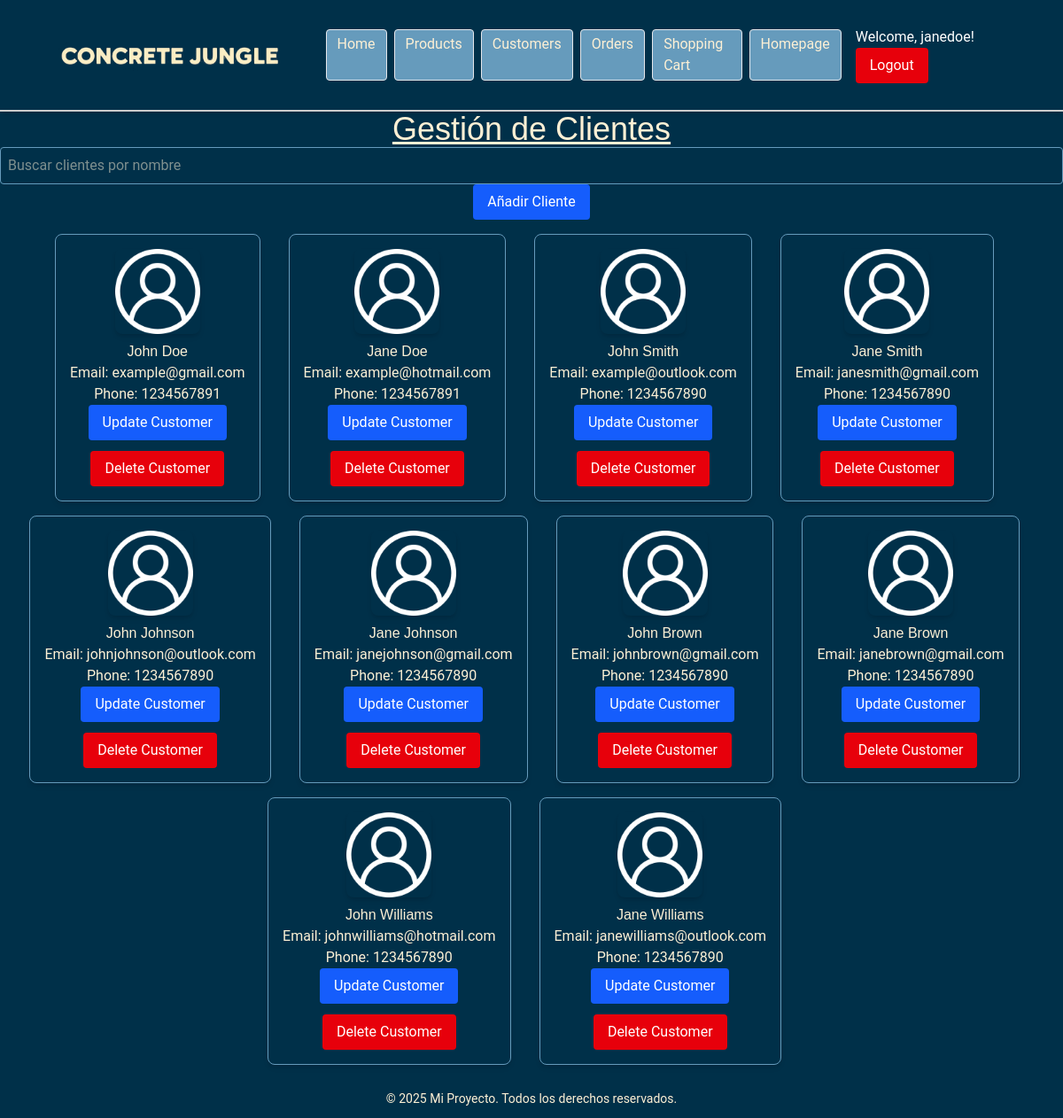
/backend/views/customers.php (signed in), run on an earlier commit of the app's database.
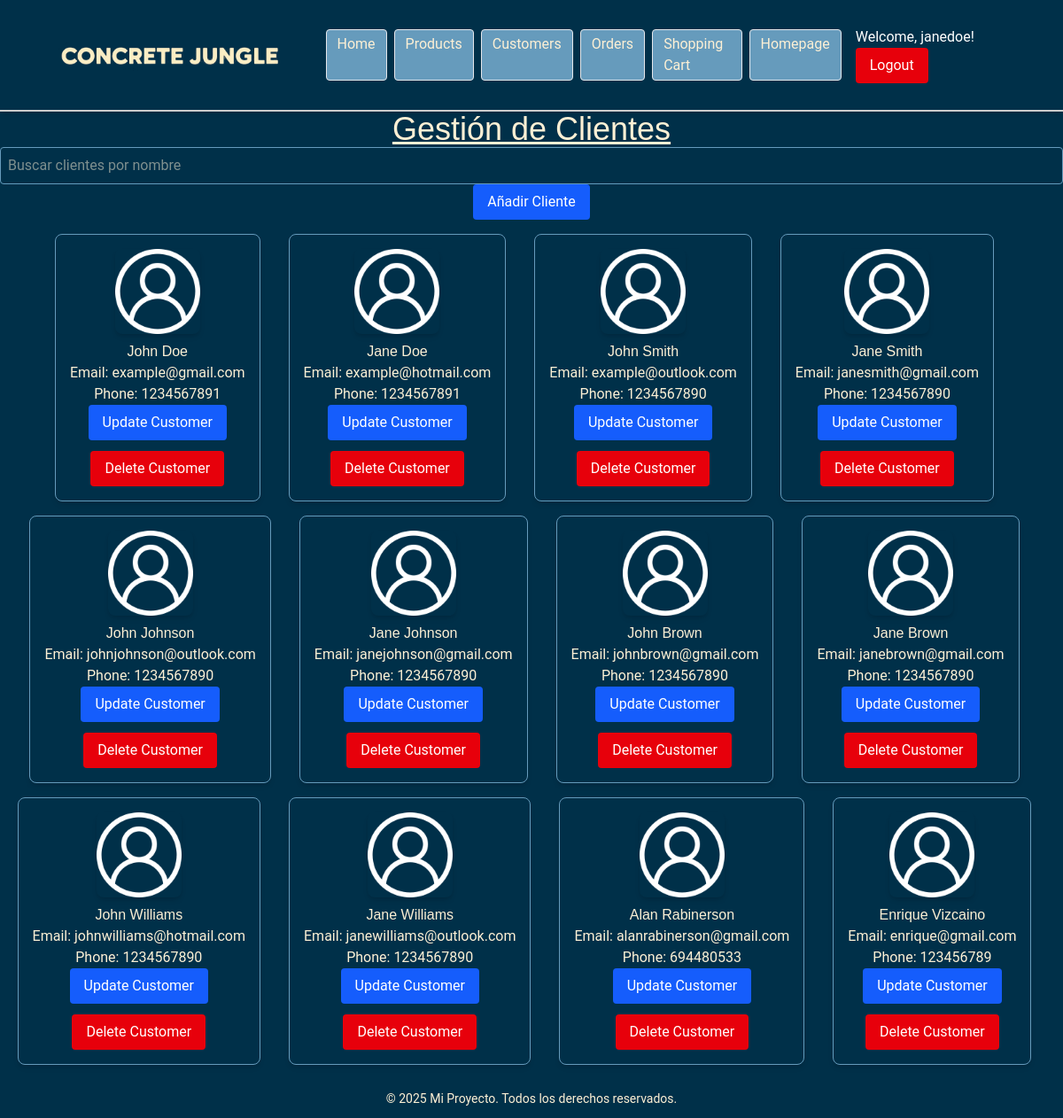
And on a later commit of the database.
### tables this page shows
CREATE TABLE IF NOT EXISTS `024_customers` (
  `customer_id` int(11) NOT NULL AUTO_INCREMENT,
  `first_name` varchar(100) NOT NULL,
  `last_name` varchar(100) NOT NULL,
  `email` varchar(100) NOT NULL,
  `username` varchar(100) NOT NULL,
  `password` varchar(100) NOT NULL,
  `phone` varchar(100) NOT NULL,
  `birth_date` date DEFAULT NULL,
  `type` set('admin','customer') NOT NULL,
  PRIMARY KEY (`customer_id`)
);

### backend/db/customers/db_customer_list.php (the view)
<?php
    include $_SERVER['DOCUMENT_ROOT'].'/student024/shop/backend/config/db_connect.php';
    $sql = "SELECT * FROM 024_customers";
    $result = mysqli_query($conn, $sql);
    $customers = mysqli_fetch_all($result, MYSQLI_ASSOC);
    foreach($customers as $customer){
        $customer_id = $customer['customer_id'];
        echo "<div class='customer-card w-fit h-fit border border-azul-claro p-4 rounded-lg shadow-md flex flex-col items-center' id='customer-" . $customer_id . "'>";
        echo "<img src='/student024/shop/assets/imagenes/user.png' class='w-24 h-24 object-cover mb-2 rounded-lg shadow-md'>";
        echo "<h3>" . $customer['first_name'] . " " . $customer['last_name'] . "</h3>";
        echo "<p>Email: " . $customer['email'] . "</p>";
        echo "<p>Phone: " . $customer['phone'] . "</p>";
        include $_SERVER['DOCUMENT_ROOT'].'/student024/shop/backend/forms/customers/form_customer_update_call.php';
        include $_SERVER['DOCUMENT_ROOT'].'/student024/shop/backend/forms/customers/form_customer_delete.php';
        echo "</div><hr>";
    }
?>

### backend/includes/header.php (shortened to what this page needs)
<!DOCTYPE html>
<html>
    <head>
        <link rel="stylesheet" href="/student024/Shop/styles/output.css">
    </head>
    <body class="bg-azul-oscuro text-beige">
        <header class="header">
            <div class="flex items-center justify-between">
                <div class="flex items-center">
                    <img src="/student024/Shop/assets/logos/logo_sin_fondo._rectangular.png" alt="Logo" class="h-auto max-h-24 object-contain"/>
                </div>
                <nav class="flex items-center justify center">
                    <ul class="flex space-x-2 list-none p-0 m-0">
                        <li class="px-3 py-1 bg-azul-claro border border-gray-200 rounded"><a class="text-beige hover:underline" href="/student024/Shop/backend/index.php">Home</a></li>
                        <li class="px-3 py-1 bg-azul-claro border border-gray-200 rounded"><a class="text-beige hover:underline" href="/student024/Shop/backend/views/products.php">Products</a></li>
                        <li class="px-3 py-1 bg-azul-claro border border-gray-200 rounded"><a class="text-beige hover:underline" href="/student024/Shop/backend/views/customers.php">Customers</a></li>
                        <li class="px-3 py-1 bg-azul-claro border border-gray-200 rounded"><a class="text-beige hover:underline" href="/student024/Shop/backend/views/orders.php">Orders</a></li>
                        <li class="px-3 py-1 bg-azul-claro border border-gray-200 rounded"><a class="text-beige hover:underline" href="/student024/Shop/backend/views/shopping_cart.php">Shopping Cart</a></li>
                        <li class="px-3 py-1 bg-azul-claro border border-gray-200 rounded"><a class="text-beige hover:underline" href="/student024/Shop/index.html">Homepage</a></li>
                    </ul>
                    <div class="ml-4">
                        <?php if (isset($_SESSION['username'])){ ?>
                            <span class="mr-2 text-white">Welcome, <?php echo htmlspecialchars($_SESSION['username']); ?>!</span>
                            <button class="px-4 py-2 bg-red-600 text-white rounded hover:bg-red-700" onclick="window.location.href='/student024/Shop/backend/login/logout.php';">Logout</button>
                        <?php } else { ?>
                            <button class="px-4 py-2 bg-red-600 text-white rounded hover:bg-red-700" onclick="window.location.href='/student024/Shop/backend/views/login.php'">Login</button>
                        <?php } ?>
                    </div>
                </nav>
            </div>
        </header>

### backend/views/customers.php (shortened to what this page needs)
<?php include $_SERVER['DOCUMENT_ROOT'].'/student024/shop/backend/includes/header.php'; ?>
<main class="flex items-center flex-col">
    <h1 class="underline text-4xl">Gestión de Clientes</h1>
    <input class="form-control"  type="text" id="searchInput" placeholder="Buscar clientes por nombre" onkeyup="showCustomers(this.value)">
    <button class="px-4 py-2 bg-blue-600 text-white rounded hover:bg-blue-700" onclick="location.href='/student024/shop/backend/forms/customers/form_customer_insert.php'">Añadir Cliente</button>
    <div class="flex flex-wrap items-center justify-center gap-4 mt-4" id="customer-list">
        <?php include $_SERVER['DOCUMENT_ROOT'].'/student024/shop/backend/db/customers/db_customer_list.php'; ?>
    </div>
<?php include $_SERVER['DOCUMENT_ROOT'].'/student024/shop/backend/includes/footer.php'; ?>

### backend/forms/customers/form_customer_update_call.php (shortened to what this page needs)
<form action="/student024/shop/backend/forms/customers/form_customer_update.php" method="POST">
    <button type="submit" class="px-4 py-2 bg-blue-600 text-white rounded hover:bg-blue-700">Update Customer</button>
</form>

### backend/forms/customers/form_customer_delete.php (shortened to what this page needs)
<form action="/student024/shop/backend/db/customers/db_customer_delete.php" method="GET">
    <button type="submit" class="px-4 py-2 bg-red-600 text-white rounded hover:bg-red-700">Delete Customer</button>
</form>

### backend/includes/footer.php
</main>
<footer class="w-full bg-azul-oscuro p-3 mt-4 text-center">
    <p class="text-sm text-beige">&copy; 2025 Mi Proyecto. Todos los derechos reservados.</p>
</footer>
</body>
</html>

### backend/includes/header.php (style rules this page uses)
header { border-bottom: 2px solid #ccc; }

What changed in the data, as far as the page shows it:
added 024_customers: first_name "Alan", last_name "Rabinerson", email "alanrabinerson@gmail.com", phone "694480533"
added 024_customers: first_name "Enrique", last_name "Vizcaino", email "enrique@gmail.com", phone "123456789"
